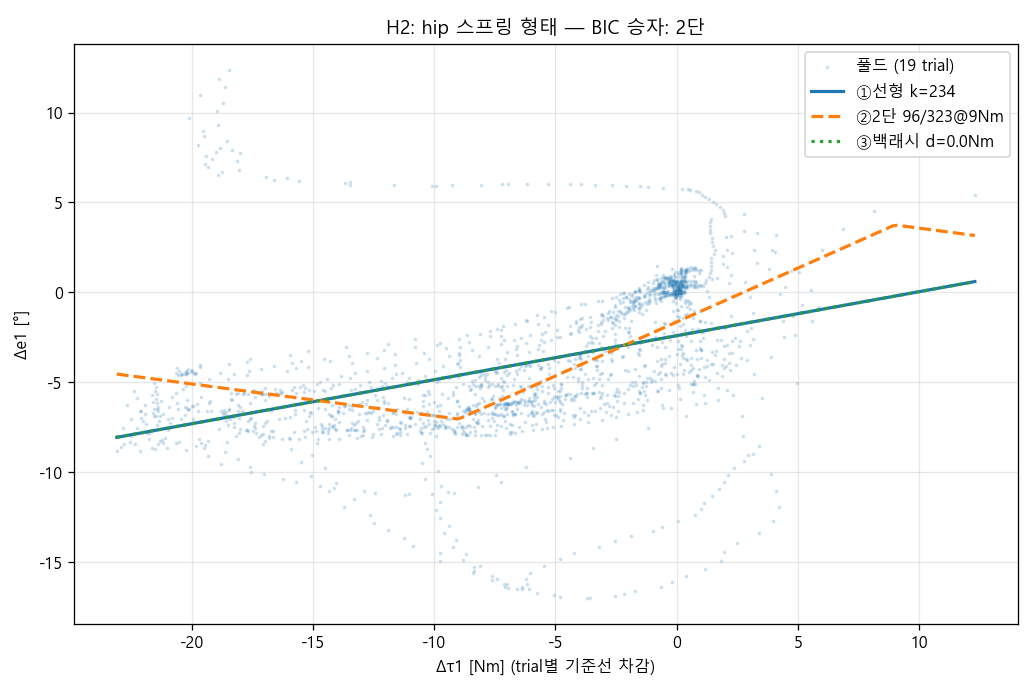

Reproduce this figure in Python.
# -*- coding: utf-8 -*-
"""h2_shape — H2: hip 스프링의 비선형 형태 확정 (배포 19 trial 풀드).

후보 3형:
  ①선형        e1 = τ/k + c                     (2p)
  ②2단(연화)   |τ|<τ0: τ/k_lo, 밖: 연속 이어 τ/k_hi (4p; 저부하 무름 가설)
  ③백래시      e1 = sign(τ)·max(|τ|−d,0)/k + c  (3p; 데드밴드)
판정: 풀드 SSE/BIC + 저게인 k̂(93~122) vs 고게인(170~220) 패턴 재현 여부.
"""
import os, sys, json
os.environ.setdefault("PYTHONIOENCODING", "utf-8")
os.environ["P25_CLIP_RAW"] = "35.5"
from pathlib import Path
import numpy as np, pandas as pd

HERE = Path(__file__).parent
P25 = HERE.parent / "p25_task0"
sys.path.insert(0, str(P25)); sys.path.insert(0, str(HERE.parent / "p25_deploy"))
import p25_a_twin as TW          # noqa: E402
from sea_twin2 import ahat_np    # noqa: E402
import matplotlib; matplotlib.use("Agg"); import matplotlib.pyplot as plt
plt.rcParams["font.family"] = "Malgun Gothic"; plt.rcParams["axes.unicode_minus"] = False

ROOT = Path(r"C:/Users/junho/Desktop/Research/4-Bar Link CVT/Data")
DAYS = ["26.07.22", "26.07.23", "26.07.24", "26.07.25", "26.07.27"]
tw = TW.twin()
E1, T1, TRIAL = [], [], []
for day in DAYS:
    for fold in sorted([p for p in (ROOT/day).iterdir() if p.is_dir() and (p/"hip.xlsx").exists()]):
        try:
            hip = pd.read_excel(fold/"hip.xlsx"); knee = pd.read_excel(fold/"knee.xlsx"); grf = pd.read_excel(fold/"GRF.xlsx")
        except FileNotFoundError:
            continue
        n = min(len(hip), len(knee), len(grf)); hip, knee, grf = hip.iloc[:n], knee.iloc[:n], grf.iloc[:n]
        t = hip["Time"].to_numpy(float) - hip["Time"].iloc[0]
        q1m = hip["currentAngle"].to_numpy(float); q2m = knee["currentAngle"].to_numpy(float)
        v1 = hip["currentAngleVelocity"].to_numpy(float)
        raw1 = hip["currentTorque"].to_numpy(float); raw2 = knee["currentTorque"].to_numpy(float)
        a1 = ahat_np(raw1, v1)
        qd2 = knee["desiredAngle"].to_numpy(float); on = np.where(np.abs(qd2-qd2[0]) > np.radians(0.5))[0]
        i0 = int(on[0]) if len(on) else 0; t0 = t[i0]
        g = grf["Current_GRF"].to_numpy(float); gb = np.median(g[-5:]); thr = gb+0.06*(np.nanmax(g)-gb)
        ab = np.where(g >= thr)[0]; t_lo = float(min(t[min(int(ab[-1])+1, len(t)-1)]-t0, t[-1]-t0-0.004))
        if t_lo < 0.06: continue
        st = TW.settle_state(tw, float(q1m[i0]), float(q2m[i0]))
        Lg = TW.rollout_ol(tw, t-t0, raw1, raw2, st, t_end=t_lo, t_after=0.05)
        if Lg is None: continue
        m = ((t-t0) >= 0.005) & ((t-t0) <= t_lo)
        e1 = q1m[m] - np.interp((t-t0)[m], Lg["t"], Lg["q1"])   # rad
        # trial별 절편 제거 (백래시/캘리브 오프셋 흡수 — 형태만 비교)
        E1.append(e1 - e1[:5].mean()); T1.append(a1[m] - a1[m][:5].mean()); TRIAL.append(f"{day}/{fold.name}")
        print(f"{day}/{fold.name}: n={m.sum()}", flush=True)

e = np.concatenate(E1); tau = np.concatenate(T1)
N = len(e)
def sse_of(pred): return float(np.sum((e-pred)**2))
# ① 선형
X = np.column_stack([tau, np.ones(N)])
b, _, _, _ = np.linalg.lstsq(X, e, rcond=None)
sse1 = sse_of(X@b); k_lin = 1/abs(b[0])
# ② 2단 연속 (τ0 격자 + 조각 lsq)
best2 = (1e18, None)
for tau0 in np.arange(2, 14, 0.5):
    lo = np.clip(tau, -tau0, tau0)
    hi = tau - lo
    X2 = np.column_stack([lo, hi, np.ones(N)])
    b2, _, _, _ = np.linalg.lstsq(X2, e, rcond=None)
    s = sse_of(X2@b2)
    if s < best2[0]: best2 = (s, (tau0, b2))
sse2, (tau0, b2) = best2
k_lo, k_hi = 1/abs(b2[0]), 1/abs(b2[1])
# ③ 백래시
best3 = (1e18, None)
for d in np.arange(0, 6, 0.25):
    z = np.sign(tau)*np.maximum(np.abs(tau)-d, 0)
    X3 = np.column_stack([z, np.ones(N)])
    b3, _, _, _ = np.linalg.lstsq(X3, e, rcond=None)
    s = sse_of(X3@b3)
    if s < best3[0]: best3 = (s, (d, b3))
sse3, (dz, b3) = best3
def bic(sse, k): return N*np.log(sse/N) + k*np.log(N)
print(f"\n풀드 N={N} (19 trial · 5일)")
print(f"① 선형:   k={k_lin:6.0f}                SSE {sse1:.4f}  BIC {bic(sse1,2):.0f}")
print(f"② 2단:    k_lo={k_lo:5.0f} k_hi={k_hi:5.0f} @|τ|₀={tau0:.1f}Nm  SSE {sse2:.4f}  BIC {bic(sse2,4):.0f}")
print(f"③ 백래시: k={1/abs(b3[0]):6.0f} 데드밴드 d={dz:.2f}Nm     SSE {sse3:.4f}  BIC {bic(sse3,3):.0f}")
win = min([("선형",bic(sse1,2)),("2단",bic(sse2,4)),("백래시",bic(sse3,3))], key=lambda x: x[1])
print("BIC 승자:", win[0])
json.dump(dict(N=N, lin=dict(k=round(k_lin,1), sse=sse1, bic=bic(sse1,2)),
               two=dict(k_lo=round(k_lo,1), k_hi=round(k_hi,1), tau0=tau0, sse=sse2, bic=bic(sse2,4)),
               backlash=dict(k=round(1/abs(b3[0]),1), dead=dz, sse=sse3, bic=bic(sse3,3)),
               winner=win[0]), open(HERE/"_h2_shape.json", "w", encoding="utf-8"), ensure_ascii=False, indent=1)
# 그림
fig, ax = plt.subplots(figsize=(9, 6))
ax.scatter(tau, np.degrees(e), s=2, alpha=0.15, label="풀드 (19 trial)")
xs = np.linspace(tau.min(), tau.max(), 200)
ax.plot(xs, np.degrees(xs*b[0]+b[1]), lw=2, label=f"①선형 k={k_lin:.0f}")
lo = np.clip(xs, -tau0, tau0); hi = xs-lo
ax.plot(xs, np.degrees(lo*b2[0]+hi*b2[1]+b2[2]), lw=2, ls="--", label=f"②2단 {k_lo:.0f}/{k_hi:.0f}@{tau0:.0f}Nm")
z = np.sign(xs)*np.maximum(np.abs(xs)-dz, 0)
ax.plot(xs, np.degrees(z*b3[0]+b3[1]), lw=2, ls=":", label=f"③백래시 d={dz:.1f}Nm")
ax.set_xlabel("Δτ1 [Nm] (trial별 기준선 차감)"); ax.set_ylabel("Δe1 [°]")
ax.set_title(f"H2: hip 스프링 형태 — BIC 승자: {win[0]}")
ax.legend(); ax.grid(alpha=.3)
fig.tight_layout(); fig.savefig(HERE/"h2_shape.png", dpi=115)
print("done → h2_shape.png")
